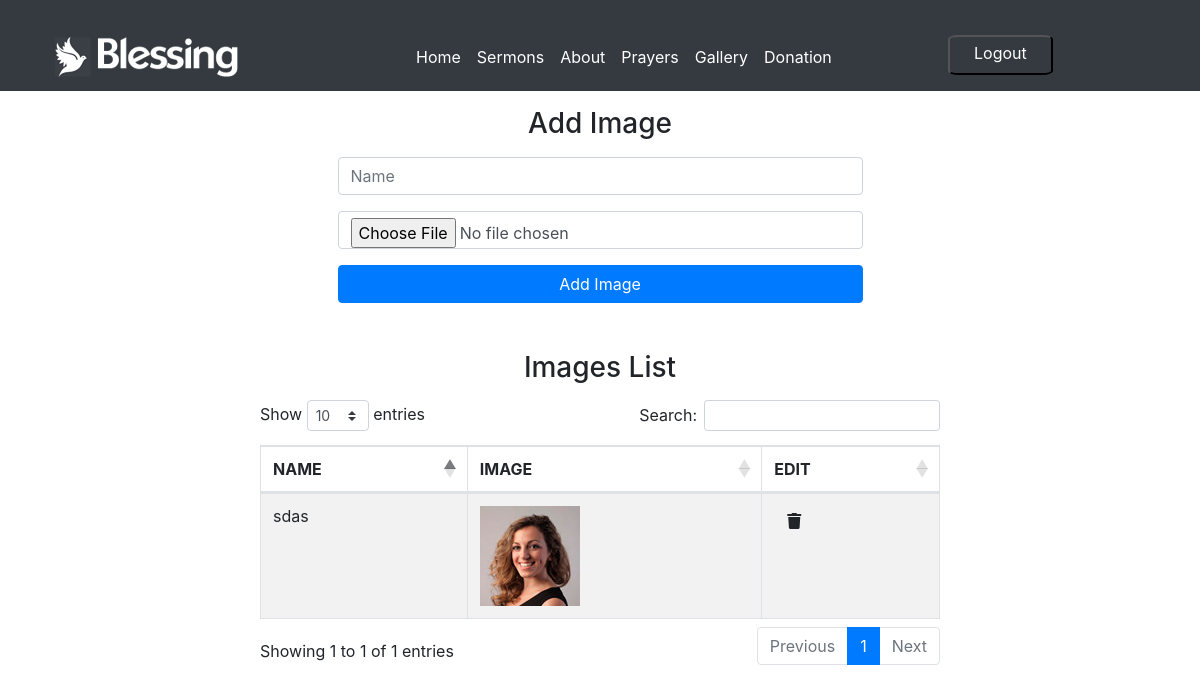
Page /admin/index.php?pg=gallery (signed in) on the committed database.
### tables this page shows
CREATE TABLE `gallery` (
  `id` int(11) NOT NULL,
  `name` varchar(50) NOT NULL,
  `image` varchar(50) NOT NULL
);

### admin/include/functions.php (called while the page is built, shortened)
<?php
	function selectdata($col,$tbname)
	{
		$selectqry="select $col from $tbname ";
		$result=mysqli_query($GLOBALS['con'],$selectqry) or die(mysqli_error($GLOBALS['con']));
	return $result;
	}
?>

### admin/pages/gallery.php (the view, shortened to what this page needs)
<div class="container">
<div class="row">
<div class="col-md-3">
</div>
<div class="col-md-6">
<h3 class="text-center mt-3 mb-3">Add Image</h3>
<form method="post" enctype="multipart/form-data" >
<div class="form-group">
<input type="text" name="name" placeholder="Name" required="required" class="form-control">
</div>
<div class="form-group">
<input type="file" name="fileToUpload" class="form-control ">
</div>
<input type="submit" name="addimg" value="Add Image" class="btn btn-block btn-primary">
</form>
</div>
<div class="col-md-3">
</div>
</div>
</div>
<div class="container">
<div class="row mt-3">
<div class="col-md-8 offset-2">
<h3 class="text-center mt-3 mb-3">Images List</h3>
<table id="example" class="table table-striped table-bordered" style="width:100%">
<thead>
<tr>
<th>NAME</th>
<th>IMAGE</th>
<th>EDIT</th>
</tr>
</thead>
<tbody>
<?php
$result=selectdata("*","gallery");
while($row=mysqli_fetch_assoc($result))
	{
?>
<tr>
<td><?php  echo $row['name']; ?></td>
<td><img src="../assets/img/gallery/<?php echo $row['image'];  ?>" height="100px" width="100px;"></td>
<td>
<form>
<button type="submit"  name = "delete_image"  class="btn"><i class="fa fa-trash"></i></button>
</form>
</td>
</tr>
<?php
}
?>
</tbody>
</table>
</div>
</div>
</div>

### assets/css/custom/style.css (style rules this page uses)
.row { margin-left:0; margin-right:0; }
body { margin: 0; }
.btn { transition:0.5s ease; }

### rows in the picture
gallery: name "sdas", image (picture)
